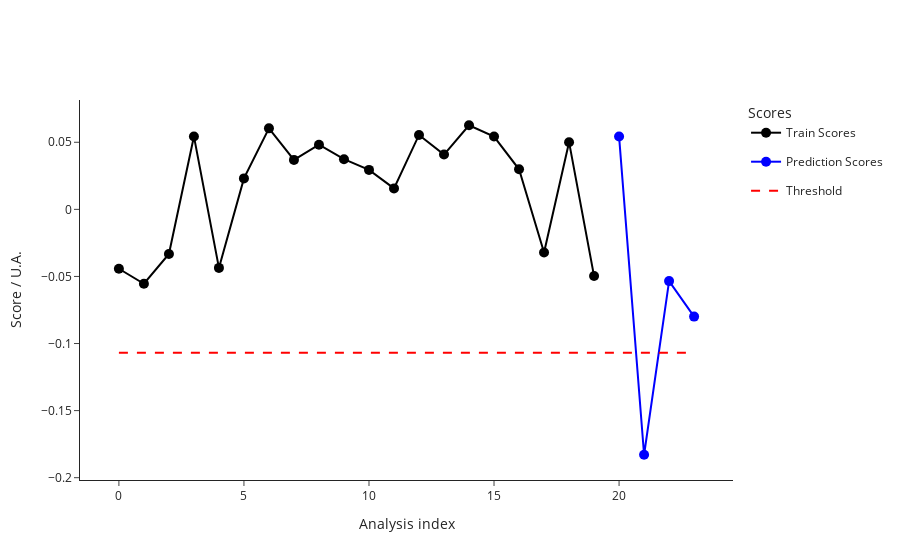

The notebook cell saved with this chart:
### Code cell
test_data = pd.read_csv("dev/test_2_features.csv")
test_metadata = pd.read_csv("dev/test_2_metadata.csv")
ana.predict(test_data, test_metadata)
outliers_test = ana.test_prediction_outliers()
print(outliers_test)
ana.plot_scores()

### Figure 1 — Plotly figure (JSON) as saved in the notebook; plotly's stock layout.template omitted (floating-point values rounded to 4 significant figures)
{"data": [{"hovertemplate": ["<b>index: </b>18<br><b>name: </b>210812_Pac--005<br><b>path: </b>D:/ExtractedSignals\\210812_Pac 2021-08-12 10-30-07\\210812_Pac--005.D<br><b>batch: </b>210812_Pac 2021-08-12 10-30-07<br><b>batch_position: </b>5<br><b>idle_time: </b>39.0<br><b>sample: </b>NaCl 0,9%<br><b>method: </b>SAA_411_Pac.M<br><b>timestamp: </b>2021-08-12 10:50:23<br><b>detector: </b>G1315C<br><b>pump: </b>G7110B<br><b>start_time: </b>2021-08-12 10:50:57<br><b>end_time: </b>2021-08-12 10:54:57<br><b>runtime: </b>239.7000000000036", "<b>index: </b>19<br><b>name: </b>210812_Pac--006<br><b>path: </b>D:/ExtractedSignals\\210812_Pac 2021-08-12 10-30-07\\210812_Pac--006.D<br><b>batch: </b>210812_Pac 2021-08-12 10-30-07<br><b>batch_position: </b>6<br><b>idle_time: </b>39.0<br><b>sample: </b>Blank<br><b>method: </b>SAA_411_Pac.M<br><b>timestamp: </b>2021-08-12 10:55:02<br><b>detector: </b>G1315C<br><b>pump: </b>G7110B<br><b>start_time: </b>2021-08-12 10:55:36<br><b>end_time: </b>2021-08-12 10:59:36<br><b>runtime: </b>239.7000000000036", "<b>index: </b>20<br><b>name: </b>210812_Pac--007<br><b>path: </b>D:/ExtractedSignals\\210812_Pac 2021-08-12 10-30-07\\210812_Pac--007.D<br><b>batch: </b>210812_Pac 2021-08-12 10-30-07<br><b>batch_position: </b>7<br><b>idle_time: </b>39.0<br><b>sample: </b>0.025 mg/ml<br><b>method: </b>SAA_411_Pac.M<br><b>timestamp: </b>2021-08-12 10:59:41<br><b>detector: </b>G1315C<br><b>pump: </b>G7110B<br><b>start_time: </b>2021-08-12 11:00:15<br><b>end_time: </b>2021-08-12 11:04:15<br><b>runtime: </b>239.7000000000036", "<b>index: </b>21<br><b>name: </b>210812_Pac--008<br><b>path: </b>D:/ExtractedSignals\\210812_Pac 2021-08-12 10-30-07\\210812_Pac--008.D<br><b>batch: </b>210812_Pac 2021-08-12 10-30-07<br><b>batch_position: </b>8<br><b>idle_time: </b>39.0<br><b>sample: </b>Blank<br><b>method: </b>SAA_411_Pac.M<br><b>timestamp: </b>2021-08-12 11:04:20<br><b>detector: </b>G1315C<br><b>pump: </b>G7110B<br><b>start_time: </b>2021-08-12 11:04:54<br><b>end_time: </b>2021-08-12 11:08:54<br><b>runtime: </b>239.7000000000036", "<b>index: </b>22<br><b>name: </b>210812_Pac--009<br><b>path: </b>D:/ExtractedSignals\\210812_Pac 2021-08-12 10-30-07\\210812_Pac--009.D<br><b>batch: </b>210812_Pac 2021-08-12 10-30-07<br><b>batch_position: </b>9<br><b>idle_time: </b>38.0<br><b>sample: </b>210806/036 :10<br><b>method: </b>SAA_411_Pac.M<br><b>timestamp: </b>2021-08-12 11:08:59<br><b>detector: </b>G1315C<br><b>pump: </b>G7110B<br><b>start_time: </b>2021-08-12 11:09:32<br><b>end_time: </b>2021-08-12 11:13:32<br><b>runtime: </b>239.7000000000036", "<b>index: </b>23<br><b>name: </b>210812_Pac--010<br><b>path: </b>D:/ExtractedSignals\\210812_Pac 2021-08-12 10-30-07\\210812_Pac--010.D<br><b>batch: </b>210812_Pac 2021-08-12 10-30-07<br><b>batch_position: </b>10<br><b>idle_time: </b>39.0<br><b>sample: </b>210806/036 :10<br><b>method: </b>SAA_411_Pac.M<br><b>timestamp: </b>2021-08-12 11:13:37<br><b>detector: </b>G7110B<br><b>pump: </b>G7110B<br><b>start_time: </b>2021-08-12 11:14:11<br><b>end_time: </b>2021-08-12 11:18:11<br><b>runtime: </b>239.7000000000036", "<b>index: </b>24<br><b>name: </b>210812_Pac--011<br><b>path: </b>D:/ExtractedSignals\\210812_Pac 2021-08-12 10-30-07\\210812_Pac--011.D<br><b>batch: </b>210812_Pac 2021-08-12 10-30-07<br><b>batch_position: </b>11<br><b>idle_time: </b>39.0<br><b>sample: </b>210806/036 :10<br><b>method: </b>SAA_411_Pac.M<br><b>timestamp: </b>2021-08-12 11:18:16<br><b>detector: </b>G7110B<br><b>pump: </b>G7110B<br><b>start_time: </b>2021-08-12 11:18:50<br><b>end_time: </b>2021-08-12 11:22:50<br><b>runtime: </b>239.7000000000036", "<b>index: </b>25<br><b>name: </b>210812_Pac--012<br><b>path: </b>D:/ExtractedSignals\\210812_Pac 2021-08-12 10-30-07\\210812_Pac--012.D<br><b>batch: </b>210812_Pac 2021-08-12 10-30-07<br><b>batch_position: </b>12<br><b>idle_time: </b>39.0<br><b>sample: </b>Blank<br><b>method: </b>SAA_411_Pac.M<br><b>timestamp: </b>2021-08-12 11:22:55<br><b>detector: </b>G1315C<br><b>pump: </b>G7110B<br><b>start_time: </b>2021-08-12 11:23:29<br><b>end_time: </b>2021-08-12 11:27:29<br><b>runtime: </b>239.7000000000036", "<b>index: </b>26<br><b>name: </b>210812_Pac--013<br><b>path: </b>D:/ExtractedSignals\\210812_Pac 2021-08-12 10-30-07\\210812_Pac--013.D<br><b>batch: </b>210812_Pac 2021-08-12 10-30-07<br><b>batch_position: </b>13<br><b>idle_time: </b>39.0<br><b>sample: </b>0.025 mg/ml<br><b>method: </b>SAA_411_Pac.M<br><b>timestamp: </b>2021-08-12 11:27:34<br><b>detector: </b>G1315C<br><b>pump: </b>G7110B<br><b>start_time: </b>2021-08-12 11:28:08<br><b>end_time: </b>2021-08-12 11:32:08<br><b>runtime: </b>239.7000000000036", "<b>index: </b>27<br><b>name: </b>210812_Pac--014<br><b>path: </b>D:/ExtractedSignals\\210812_Pac 2021-08-12 10-30-07\\210812_Pac--014.D<br><b>batch: </b>210812_Pac 2021-08-12 10-30-07<br><b>batch_position: </b>14<br><b>idle_time: </b>38.0<br><b>sample: </b>Blank<br><b>method: </b>SAA_411_Pac.M<br><b>timestamp: </b>2021-08-12 11:32:13<br><b>detector: </b>G7110B<br><b>pump: </b>G7110B<br><b>start_time: </b>2021-08-12 11:32:46<br><b>end_time: </b>2021-08-12 11:36:47<br><b>runtime: </b>239.7000000000036", "<b>index: </b>51<br><b>name: </b>210813_Pac--005<br><b>path: </b>D:/ExtractedSignals\\210813_Pac 2021-08-13 10-37-27\\210813_Pac--005.D<br><b>batch: </b>210813_Pac 2021-08-13 10-37-27<br><b>batch_position: </b>5<br><b>idle_time: </b>39.0<br><b>sample: </b>NaCl 0,9%<br><b>method: </b>SAA_411_Pac.M<br><b>timestamp: </b>2021-08-13 10:57:52<br><b>detector: </b>G7110B<br><b>pump: </b>G7110B<br><b>start_time: </b>2021-08-13 10:58:26<br><b>end_time: </b>2021-08-13 11:02:27<br><b>runtime: </b>239.7000000000036", "<b>index: </b>52<br><b>name: </b>210813_Pac--006<br><b>path: </b>D:/ExtractedSignals\\210813_Pac 2021-08-13 10-37-27\\210813_Pac--006.D<br><b>batch: </b>210813_Pac 2021-08-13 10-37-27<br><b>batch_position: </b>6<br><b>idle_time: </b>38.0<br><b>sample: </b>Blank<br><b>method: </b>SAA_411_Pac.M<br><b>timestamp: </b>2021-08-13 11:02:31<br><b>detector: </b>G1315C<br><b>pump: </b>G7110B<br><b>start_time: </b>2021-08-13 11:03:05<br><b>end_time: </b>2021-08-13 11:07:06<br><b>runtime: </b>239.7000000000036", "<b>index: </b>53<br><b>name: </b>210813_Pac--007<br><b>path: </b>D:/ExtractedSignals\\210813_Pac 2021-08-13 10-37-27\\210813_Pac--007.D<br><b>batch: </b>210813_Pac 2021-08-13 10-37-27<br><b>batch_position: </b>7<br><b>idle_time: </b>38.0<br><b>sample: </b>0.025 mg/ml<br><b>method: </b>SAA_411_Pac.M<br><b>timestamp: </b>2021-08-13 11:07:10<br><b>detector: </b>G1315C<br><b>pump: </b>G7116B<br><b>start_time: </b>2021-08-13 11:07:44<br><b>end_time: </b>2021-08-13 11:11:45<br><b>runtime: </b>239.7000000000036", "<b>index: </b>54<br><b>name: </b>210813_Pac--008<br><b>path: </b>D:/ExtractedSignals\\210813_Pac 2021-08-13 10-37-27\\210813_Pac--008.D<br><b>batch: </b>210813_Pac 2021-08-13 10-37-27<br><b>batch_position: </b>8<br><b>idle_time: </b>38.0<br><b>sample: </b>Blank<br><b>method: </b>SAA_411_Pac.M<br><b>timestamp: </b>2021-08-13 11:11:49<br><b>detector: </b>G1315C<br><b>pump: </b>G7110B<br><b>start_time: </b>2021-08-13 11:12:23<br><b>end_time: </b>2021-08-13 11:16:23<br><b>runtime: </b>239.7000000000036", "<b>index: </b>55<br><b>name: </b>210813_Pac--009<br><b>path: </b>D:/ExtractedSignals\\210813_Pac 2021-08-13 10-37-27\\210813_Pac--009.D<br><b>batch: </b>210813_Pac 2021-08-13 10-37-27<br><b>batch_position: </b>9<br><b>idle_time: </b>39.0<br><b>sample: </b>210812/004 :20<br><b>method: </b>SAA_411_Pac.M<br><b>timestamp: </b>2021-08-13 11:16:28<br><b>detector: </b>G1315C<br><b>pump: </b>G7110B<br><b>start_time: </b>2021-08-13 11:17:02<br><b>end_time: </b>2021-08-13 11:21:03<br><b>runtime: </b>239.7000000000036", "<b>index: </b>56<br><b>name: </b>210813_Pac--010<br><b>path: </b>D:/ExtractedSignals\\210813_Pac 2021-08-13 10-37-27\\210813_Pac--010.D<br><b>batch: </b>210813_Pac 2021-08-13 10-37-27<br><b>batch_position: </b>10<br><b>idle_time: </b>38.0<br><b>sample: </b>210812/004 :20<br><b>method: </b>SAA_411_Pac.M<br><b>timestamp: </b>2021-08-13 11:21:08<br><b>detector: </b>G1315C<br><b>pump: </b>G7110B<br><b>start_time: </b>2021-08-13 11:21:41<br><b>end_time: </b>2021-08-13 11:25:42<br><b>runtime: </b>239.7000000000036", "<b>index: </b>57<br><b>name: </b>210813_Pac--011<br><b>path: </b>D:/ExtractedSignals\\210813_Pac 2021-08-13 10-37-27\\210813_Pac--011.D<br><b>batch: </b>210813_Pac 2021-08-13 10-37-27<br><b>batch_position: </b>11<br><b>idle_time: </b>39.0<br><b>sample: </b>210812/004 :20<br><b>method: </b>SAA_411_Pac.M<br><b>timestamp: </b>2021-08-13 11:25:46<br><b>detector: </b>G1315C<br><b>pump: </b>G7110B<br><b>start_time: </b>2021-08-13 11:26:21<br><b>end_time: </b>2021-08-13 11:30:21<br><b>runtime: </b>239.7000000000036", "<b>index: </b>58<br><b>name: </b>210813_Pac--012<br><b>path: </b>D:/ExtractedSignals\\210813_Pac 2021-08-13 10-37-27\\210813_Pac--012.D<br><b>batch: </b>210813_Pac 2021-08-13 10-37-27<br><b>batch_position: </b>12<br><b>idle_time: </b>38.0<br><b>sample: </b>Blank<br><b>method: </b>SAA_411_Pac.M<br><b>timestamp: </b>2021-08-13 11:30:26<br><b>detector: </b>G1315C<br><b>pump: </b>G7110B<br><b>start_time: </b>2021-08-13 11:30:59<br><b>end_time: </b>2021-08-13 11:34:59<br><b>runtime: </b>239.7000000000036", "<b>index: </b>59<br><b>name: </b>210813_Pac--013<br><b>path: </b>D:/ExtractedSignals\\210813_Pac 2021-08-13 10-37-27\\210813_Pac--013.D<br><b>batch: </b>210813_Pac 2021-08-13 10-37-27<br><b>batch_position: </b>13<br><b>idle_time: </b>39.0<br><b>sample: </b>0.025 mg/ml<br><b>method: </b>SAA_411_Pac.M<br><b>timestamp: </b>2021-08-13 11:35:04<br><b>detector: </b>G1315C<br><b>pump: </b>G7110B<br><b>start_time: </b>2021-08-13 11:35:38<br><b>end_time: </b>2021-08-13 11:39:38<br><b>runtime: </b>239.7000000000036", "<b>index: </b>60<br><b>name: </b>210813_Pac--014<br><b>path: </b>D:/ExtractedSignals\\210813_Pac 2021-08-13 10-37-27\\210813_Pac--014.D<br><b>batch: </b>210813_Pac 2021-08-13 10-37-27<br><b>batch_position: </b>14<br><b>idle_time: </b>38.0<br><b>sample: </b>Blank<br><b>method: </b>SAA_411_Pac.M<br><b>timestamp: </b>2021-08-13 11:39:43<br><b>detector: </b>G1315C<br><b>pump: </b>G7110B<br><b>start_time: </b>2021-08-13 11:40:16<br><b>end_time: </b>2021-08-13 11:44:17<br><b>runtime: </b>239.7000000000036"], "legendgroup": "Train", "line": {"color": "black"}, "marker": {"color": "black", "size": 10}, "mode": "lines+markers", "name": "Train Scores", "text": ["<b>index: </b>18<br><b>name: </b>210812_Pac--005<br><b>path: </b>D:/ExtractedSignals\\210812_Pac 2021-08-12 10-30-07\\210812_Pac--005.D<br><b>batch: </b>210812_Pac 2021-08-12 10-30-07<br><b>batch_position: </b>5<br><b>idle_time: </b>39.0<br><b>sample: </b>NaCl 0,9%<br><b>method: </b>SAA_411_Pac.M<br><b>timestamp: </b>2021-08-12 10:50:23<br><b>detector: </b>G1315C<br><b>pump: </b>G7110B<br><b>start_time: </b>2021-08-12 10:50:57<br><b>end_time: </b>2021-08-12 10:54:57<br><b>runtime: </b>239.7000000000036", "<b>index: </b>19<br><b>name: </b>210812_Pac--006<br><b>path: </b>D:/ExtractedSignals\\210812_Pac 2021-08-12 10-30-07\\210812_Pac--006.D<br><b>batch: </b>210812_Pac 2021-08-12 10-30-07<br><b>batch_position: </b>6<br><b>idle_time: </b>39.0<br><b>sample: </b>Blank<br><b>method: </b>SAA_411_Pac.M<br><b>timestamp: </b>2021-08-12 10:55:02<br><b>detector: </b>G1315C<br><b>pump: </b>G7110B<br><b>start_time: </b>2021-08-12 10:55:36<br><b>end_time: </b>2021-08-12 10:59:36<br><b>runtime: </b>239.7000000000036", "<b>index: </b>20<br><b>name: </b>210812_Pac--007<br><b>path: </b>D:/ExtractedSignals\\210812_Pac 2021-08-12 10-30-07\\210812_Pac--007.D<br><b>batch: </b>210812_Pac 2021-08-12 10-30-07<br><b>batch_position: </b>7<br><b>idle_time: </b>39.0<br><b>sample: </b>0.025 mg/ml<br><b>method: </b>SAA_411_Pac.M<br><b>timestamp: </b>2021-08-12 10:59:41<br><b>detector: </b>G1315C<br><b>pump: </b>G7110B<br><b>start_time: </b>2021-08-12 11:00:15<br><b>end_time: </b>2021-08-12 11:04:15<br><b>runtime: </b>239.7000000000036", "<b>index: </b>21<br><b>name: </b>210812_Pac--008<br><b>path: </b>D:/ExtractedSignals\\210812_Pac 2021-08-12 10-30-07\\210812_Pac--008.D<br><b>batch: </b>210812_Pac 2021-08-12 10-30-07<br><b>batch_position: </b>8<br><b>idle_time: </b>39.0<br><b>sample: </b>Blank<br><b>method: </b>SAA_411_Pac.M<br><b>timestamp: </b>2021-08-12 11:04:20<br><b>detector: </b>G1315C<br><b>pump: </b>G7110B<br><b>start_time: </b>2021-08-12 11:04:54<br><b>end_time: </b>2021-08-12 11:08:54<br><b>runtime: </b>239.7000000000036", "<b>index: </b>22<br><b>name: </b>210812_Pac--009<br><b>path: </b>D:/ExtractedSignals\\210812_Pac 2021-08-12 10-30-07\\210812_Pac--009.D<br><b>batch: </b>210812_Pac 2021-08-12 10-30-07<br><b>batch_position: </b>9<br><b>idle_time: </b>38.0<br><b>sample: </b>210806/036 :10<br><b>method: </b>SAA_411_Pac.M<br><b>timestamp: </b>2021-08-12 11:08:59<br><b>detector: </b>G1315C<br><b>pump: </b>G7110B<br><b>start_time: </b>2021-08-12 11:09:32<br><b>end_time: </b>2021-08-12 11:13:32<br><b>runtime: </b>239.7000000000036", "<b>index: </b>23<br><b>name: </b>210812_Pac--010<br><b>path: </b>D:/ExtractedSignals\\210812_Pac 2021-08-12 10-30-07\\210812_Pac--010.D<br><b>batch: </b>210812_Pac 2021-08-12 10-30-07<br><b>batch_position: </b>10<br><b>idle_time: </b>39.0<br><b>sample: </b>210806/036 :10<br><b>method: </b>SAA_411_Pac.M<br><b>timestamp: </b>2021-08-12 11:13:37<br><b>detector: </b>G7110B<br><b>pump: </b>G7110B<br><b>start_time: </b>2021-08-12 11:14:11<br><b>end_time: </b>2021-08-12 11:18:11<br><b>runtime: </b>239.7000000000036", "<b>index: </b>24<br><b>name: </b>210812_Pac--011<br><b>path: </b>D:/ExtractedSignals\\210812_Pac 2021-08-12 10-30-07\\210812_Pac--011.D<br><b>batch: </b>210812_Pac 2021-08-12 10-30-07<br><b>batch_position: </b>11<br><b>idle_time: </b>39.0<br><b>sample: </b>210806/036 :10<br><b>method: </b>SAA_411_Pac.M<br><b>timestamp: </b>2021-08-12 11:18:16<br><b>detector: </b>G7110B<br><b>pump: </b>G7110B<br><b>start_time: </b>2021-08-12 11:18:50<br><b>end_time: </b>2021-08-12 11:22:50<br><b>runtime: </b>239.7000000000036", "<b>index: </b>25<br><b>name: </b>210812_Pac--012<br><b>path: </b>D:/ExtractedSignals\\210812_Pac 2021-08-12 10-30-07\\210812_Pac--012.D<br><b>batch: </b>210812_Pac 2021-08-12 10-30-07<br><b>batch_position: </b>12<br><b>idle_time: </b>39.0<br><b>sample: </b>Blank<br><b>method: </b>SAA_411_Pac.M<br><b>timestamp: </b>2021-08-12 11:22:55<br><b>detector: </b>G1315C<br><b>pump: </b>G7110B<br><b>start_time: </b>2021-08-12 11:23:29<br><b>end_time: </b>2021-08-12 11:27:29<br><b>runtime: </b>239.7000000000036", "<b>index: </b>26<br><b>name: </b>210812_Pac--013<br><b>path: </b>D:/ExtractedSignals\\210812_Pac 2021-08-12 10-30-07\\210812_Pac--013.D<br><b>batch: </b>210812_Pac 2021-08-12 10-30-07<br><b>batch_position: </b>13<br><b>idle_time: </b>39.0<br><b>sample: </b>0.025 mg/ml<br><b>method: </b>SAA_411_Pac.M<br><b>timestamp: </b>2021-08-12 11:27:34<br><b>detector: </b>G1315C<br><b>pump: </b>G7110B<br><b>start_time: </b>2021-08-12 11:28:08<br><b>end_time: </b>2021-08-12 11:32:08<br><b>runtime: </b>239.7000000000036", "<b>index: </b>27<br><b>name: </b>210812_Pac--014<br><b>path: </b>D:/ExtractedSignals\\210812_Pac 2021-08-12 10-30-07\\210812_Pac--014.D<br><b>batch: </b>210812_Pac 2021-08-12 10-30-07<br><b>batch_position: </b>14<br><b>idle_time: </b>38.0<br><b>sample: </b>Blank<br><b>method: </b>SAA_411_Pac.M<br><b>timestamp: </b>2021-08-12 11:32:13<br><b>detector: </b>G7110B<br><b>pump: </b>G7110B<br><b>start_time: </b>2021-08-12 11:32:46<br><b>end_time: </b>2021-08-12 11:36:47<br><b>runtime: </b>239.7000000000036", "<b>index: </b>51<br><b>name: </b>210813_Pac--005<br><b>path: </b>D:/ExtractedSignals\\210813_Pac 2021-08-13 10-37-27\\210813_Pac--005.D<br><b>batch: </b>210813_Pac 2021-08-13 10-37-27<br><b>batch_position: </b>5<br><b>idle_time: </b>39.0<br><b>sample: </b>NaCl 0,9%<br><b>method: </b>SAA_411_Pac.M<br><b>timestamp: </b>2021-08-13 10:57:52<br><b>detector: </b>G7110B<br><b>pump: </b>G7110B<br><b>start_time: </b>2021-08-13 10:58:26<br><b>end_time: </b>2021-08-13 11:02:27<br><b>runtime: </b>239.7000000000036", "<b>index: </b>52<br><b>name: </b>210813_Pac--006<br><b>path: </b>D:/ExtractedSignals\\210813_Pac 2021-08-13 10-37-27\\210813_Pac--006.D<br><b>batch: </b>210813_Pac 2021-08-13 10-37-27<br><b>batch_position: </b>6<br><b>idle_time: </b>38.0<br><b>sample: </b>Blank<br><b>method: </b>SAA_411_Pac.M<br><b>timestamp: </b>2021-08-13 11:02:31<br><b>detector: </b>G1315C<br><b>pump: </b>G7110B<br><b>start_time: </b>2021-08-13 11:03:05<br><b>end_time: </b>2021-08-13 11:07:06<br><b>runtime: </b>239.7000000000036", "<b>index: </b>53<br><b>name: </b>210813_Pac--007<br><b>path: </b>D:/ExtractedSignals\\210813_Pac 2021-08-13 10-37-27\\210813_Pac--007.D<br><b>batch: </b>210813_Pac 2021-08-13 10-37-27<br><b>batch_position: </b>7<br><b>idle_time: </b>38.0<br><b>sample: </b>0.025 mg/ml<br><b>method: </b>SAA_411_Pac.M<br><b>timestamp: </b>2021-08-13 11:07:10<br><b>detector: </b>G1315C<br><b>pump: </b>G7116B<br><b>start_time: </b>2021-08-13 11:07:44<br><b>end_time: </b>2021-08-13 11:11:45<br><b>runtime: </b>239.7000000000036", "<b>index: </b>54<br><b>name: </b>210813_Pac--008<br><b>path: </b>D:/ExtractedSignals\\210813_Pac 2021-08-13 10-37-27\\210813_Pac--008.D<br><b>batch: </b>210813_Pac 2021-08-13 10-37-27<br><b>batch_position: </b>8<br><b>idle_time: </b>38.0<br><b>sample: </b>Blank<br><b>method: </b>SAA_411_Pac.M<br><b>timestamp: </b>2021-08-13 11:11:49<br><b>detector: </b>G1315C<br><b>pump: </b>G7110B<br><b>start_time: </b>2021-08-13 11:12:23<br><b>end_time: </b>2021-08-13 11:16:23<br><b>runtime: </b>239.7000000000036", "<b>index: </b>55<br><b>name: </b>210813_Pac--009<br><b>path: </b>D:/ExtractedSignals\\210813_Pac 2021-08-13 10-37-27\\210813_Pac--009.D<br><b>batch: </b>210813_Pac 2021-08-13 10-37-27<br><b>batch_position: </b>9<br><b>idle_time: </b>39.0<br><b>sample: </b>210812/004 :20<br><b>method: </b>SAA_411_Pac.M<br><b>timestamp: </b>2021-08-13 11:16:28<br><b>detector: </b>G1315C<br><b>pump: </b>G7110B<br><b>start_time: </b>2021-08-13 11:17:02<br><b>end_time: </b>2021-08-13 11:21:03<br><b>runtime: </b>239.7000000000036", "<b>index: </b>56<br><b>name: </b>210813_Pac--010<br><b>path: </b>D:/ExtractedSignals\\210813_Pac 2021-08-13 10-37-27\\210813_Pac--010.D<br><b>batch: </b>210813_Pac 2021-08-13 10-37-27<br><b>batch_position: </b>10<br><b>idle_time: </b>38.0<br><b>sample: </b>210812/004 :20<br><b>method: </b>SAA_411_Pac.M<br><b>timestamp: </b>2021-08-13 11:21:08<br><b>detector: </b>G1315C<br><b>pump: </b>G7110B<br><b>start_time: </b>2021-08-13 11:21:41<br><b>end_time: </b>2021-08-13 11:25:42<br><b>runtime: </b>239.7000000000036", "<b>index: </b>57<br><b>name: </b>210813_Pac--011<br><b>path: </b>D:/ExtractedSignals\\210813_Pac 2021-08-13 10-37-27\\210813_Pac--011.D<br><b>batch: </b>210813_Pac 2021-08-13 10-37-27<br><b>batch_position: </b>11<br><b>idle_time: </b>39.0<br><b>sample: </b>210812/004 :20<br><b>method: </b>SAA_411_Pac.M<br><b>timestamp: </b>2021-08-13 11:25:46<br><b>detector: </b>G1315C<br><b>pump: </b>G7110B<br><b>start_time: </b>2021-08-13 11:26:21<br><b>end_time: </b>2021-08-13 11:30:21<br><b>runtime: </b>239.7000000000036", "<b>index: </b>58<br><b>name: </b>210813_Pac--012<br><b>path: </b>D:/ExtractedSignals\\210813_Pac 2021-08-13 10-37-27\\210813_Pac--012.D<br><b>batch: </b>210813_Pac 2021-08-13 10-37-27<br><b>batch_position: </b>12<br><b>idle_time: </b>38.0<br><b>sample: </b>Blank<br><b>method: </b>SAA_411_Pac.M<br><b>timestamp: </b>2021-08-13 11:30:26<br><b>detector: </b>G1315C<br><b>pump: </b>G7110B<br><b>start_time: </b>2021-08-13 11:30:59<br><b>end_time: </b>2021-08-13 11:34:59<br><b>runtime: </b>239.7000000000036", "<b>index: </b>59<br><b>name: </b>210813_Pac--013<br><b>path: </b>D:/ExtractedSignals\\210813_Pac 2021-08-13 10-37-27\\210813_Pac--013.D<br><b>batch: </b>210813_Pac 2021-08-13 10-37-27<br><b>batch_position: </b>13<br><b>idle_time: </b>39.0<br><b>sample: </b>0.025 mg/ml<br><b>method: </b>SAA_411_Pac.M<br><b>timestamp: </b>2021-08-13 11:35:04<br><b>detector: </b>G1315C<br><b>pump: </b>G7110B<br><b>start_time: </b>2021-08-13 11:35:38<br><b>end_time: </b>2021-08-13 11:39:38<br><b>runtime: </b>239.7000000000036", "<b>index: </b>60<br><b>name: </b>210813_Pac--014<br><b>path: </b>D:/ExtractedSignals\\210813_Pac 2021-08-13 10-37-27\\210813_Pac--014.D<br><b>batch: </b>210813_Pac 2021-08-13 10-37-27<br><b>batch_position: </b>14<br><b>idle_time: </b>38.0<br><b>sample: </b>Blank<br><b>method: </b>SAA_411_Pac.M<br><b>timestamp: </b>2021-08-13 11:39:43<br><b>detector: </b>G1315C<br><b>pump: </b>G7110B<br><b>start_time: </b>2021-08-13 11:40:16<br><b>end_time: </b>2021-08-13 11:44:17<br><b>runtime: </b>239.7000000000036"], "type": "scatter", "x": [0, 1, 2, 3, 4, 5, 6, 7, 8, 9, 10, 11, 12, 13, 14, 15, 16, 17, 18, 19], "y": [-0.04426, -0.05545, -0.03327, 0.05437, -0.04364, 0.02309, 0.06039, 0.03688, 0.04818, 0.03741, 0.02943, 0.01562, 0.05547, 0.04086, 0.0627, 0.05429, 0.02989, -0.03216, 0.05009, -0.04973]}, {"hovertemplate": ["<b>index: </b>21<br><b>name: </b>210812_Pac--008<br><b>path: </b>D:/ExtractedSignals\\210812_Pac 2021-08-12 10-30-07\\210812_Pac--008.D<br><b>batch: </b>210812_Pac 2021-08-12 10-30-07<br><b>batch_position: </b>8<br><b>idle_time: </b>39.0<br><b>sample: </b>Blank<br><b>method: </b>SAA_411_Pac.M<br><b>timestamp: </b>2021-08-12 11:04:20<br><b>detector: </b>G1315C<br><b>pump: </b>G7110B<br><b>start_time: </b>2021-08-12 11:04:54<br><b>end_time: </b>2021-08-12 11:08:54<br><b>runtime: </b>239.7000000000036", "<b>index: </b>116<br><b>name: </b>210819_Pac<br><b>path: </b>D:/ExtractedSignals\\210819_Pac 2021-08-19 15-50-49\\210819_Pac.D<br><b>batch: </b>210819_Pac 2021-08-19 15-50-49<br><b>batch_position: </b>1<br><b>idle_time: </b>163.0<br><b>sample: </b>Blank<br><b>method: </b>SAA_411_Pac.M<br><b>timestamp: </b>2021-08-19 15:50:54<br><b>detector: </b>G1315C<br><b>pump: </b>G7116B<br><b>start_time: </b>2021-08-19 15:53:24<br><b>end_time: </b>2021-08-19 15:57:24<br><b>runtime: </b>239.7000000000036", "<b>index: </b>117<br><b>name: </b>210819_Pac--002<br><b>path: </b>D:/ExtractedSignals\\210819_Pac 2021-08-19 15-50-49\\210819_Pac--002.D<br><b>batch: </b>210819_Pac 2021-08-19 15-50-49<br><b>batch_position: </b>2<br><b>idle_time: </b>39.0<br><b>sample: </b>Blank<br><b>method: </b>SAA_411_Pac.M<br><b>timestamp: </b>2021-08-19 15:57:29<br><b>detector: </b>G1315C<br><b>pump: </b>G7110B<br><b>start_time: </b>2021-08-19 15:58:03<br><b>end_time: </b>2021-08-19 16:02:04<br><b>runtime: </b>239.7000000000036", "<b>index: </b>153<br><b>name: </b>210826_Pac--005<br><b>path: </b>D:/ExtractedSignals\\210826_Pac 2021-08-26 16-15-14\\210826_Pac--005.D<br><b>batch: </b>210826_Pac 2021-08-26 16-15-14<br><b>batch_position: </b>5<br><b>idle_time: </b>40.0<br><b>sample: </b>NaCl 0,9%<br><b>method: </b>SAA_411_Pac.M<br><b>timestamp: </b>2021-08-26 16:34:12<br><b>detector: </b>G1315C<br><b>pump: </b>G7110B<br><b>start_time: </b>2021-08-26 16:34:47<br><b>end_time: </b>2021-08-26 16:38:47<br><b>runtime: </b>239.7000000000036"], "legendgroup": "Prediction", "line": {"color": "blue"}, "marker": {"color": "blue", "size": 10}, "mode": "lines+markers", "name": "Prediction Scores", "text": ["<b>index: </b>21<br><b>name: </b>210812_Pac--008<br><b>path: </b>D:/ExtractedSignals\\210812_Pac 2021-08-12 10-30-07\\210812_Pac--008.D<br><b>batch: </b>210812_Pac 2021-08-12 10-30-07<br><b>batch_position: </b>8<br><b>idle_time: </b>39.0<br><b>sample: </b>Blank<br><b>method: </b>SAA_411_Pac.M<br><b>timestamp: </b>2021-08-12 11:04:20<br><b>detector: </b>G1315C<br><b>pump: </b>G7110B<br><b>start_time: </b>2021-08-12 11:04:54<br><b>end_time: </b>2021-08-12 11:08:54<br><b>runtime: </b>239.7000000000036", "<b>index: </b>116<br><b>name: </b>210819_Pac<br><b>path: </b>D:/ExtractedSignals\\210819_Pac 2021-08-19 15-50-49\\210819_Pac.D<br><b>batch: </b>210819_Pac 2021-08-19 15-50-49<br><b>batch_position: </b>1<br><b>idle_time: </b>163.0<br><b>sample: </b>Blank<br><b>method: </b>SAA_411_Pac.M<br><b>timestamp: </b>2021-08-19 15:50:54<br><b>detector: </b>G1315C<br><b>pump: </b>G7116B<br><b>start_time: </b>2021-08-19 15:53:24<br><b>end_time: </b>2021-08-19 15:57:24<br><b>runtime: </b>239.7000000000036", "<b>index: </b>117<br><b>name: </b>210819_Pac--002<br><b>path: </b>D:/ExtractedSignals\\210819_Pac 2021-08-19 15-50-49\\210819_Pac--002.D<br><b>batch: </b>210819_Pac 2021-08-19 15-50-49<br><b>batch_position: </b>2<br><b>idle_time: </b>39.0<br><b>sample: </b>Blank<br><b>method: </b>SAA_411_Pac.M<br><b>timestamp: </b>2021-08-19 15:57:29<br><b>detector: </b>G1315C<br><b>pump: </b>G7110B<br><b>start_time: </b>2021-08-19 15:58:03<br><b>end_time: </b>2021-08-19 16:02:04<br><b>runtime: </b>239.7000000000036", "<b>index: </b>153<br><b>name: </b>210826_Pac--005<br><b>path: </b>D:/ExtractedSignals\\210826_Pac 2021-08-26 16-15-14\\210826_Pac--005.D<br><b>batch: </b>210826_Pac 2021-08-26 16-15-14<br><b>batch_position: </b>5<br><b>idle_time: </b>40.0<br><b>sample: </b>NaCl 0,9%<br><b>method: </b>SAA_411_Pac.M<br><b>timestamp: </b>2021-08-26 16:34:12<br><b>detector: </b>G1315C<br><b>pump: </b>G7110B<br><b>start_time: </b>2021-08-26 16:34:47<br><b>end_time: </b>2021-08-26 16:38:47<br><b>runtime: </b>239.7000000000036"], "type": "scatter", "x": [20, 21, 22, 23], "y": [0.05437, -0.1829, -0.05348, -0.07993]}, {"legendgroup": "Threshold", "line": {"color": "red", "dash": "dash"}, "mode": "lines", "name": "Threshold", "type": "scatter", "x": [0, 23], "y": [-0.1069, -0.1069]}], "layout": {"legend": {"title": {"text": "Scores"}}, "xaxis": {"title": {"text": "Analysis index"}}, "yaxis": {"title": {"text": "Score / U.A."}}}}
